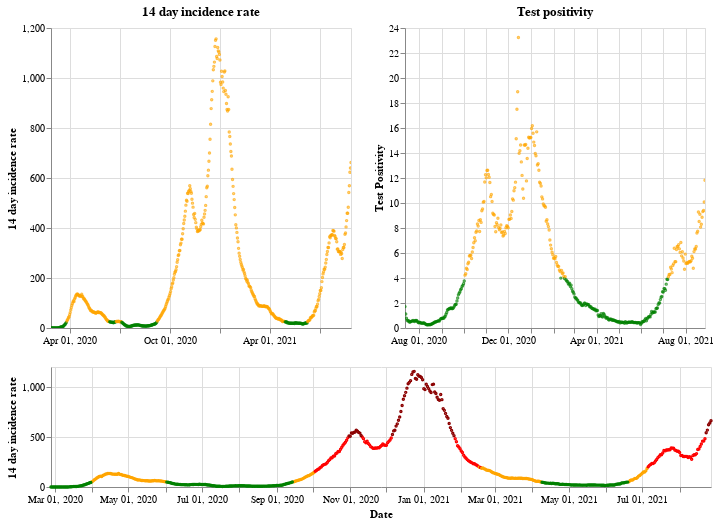

The notebook cell saved with this chart:
### Markdown cell above
## Wales

### Code cell
plot_traffic_light('Wales')

### Figure 1 — Vega-Lite specification as saved in the notebook (floating-point values rounded to 4 significant figures; data arrays with more than 128 entries replaced by an {"elided": "..."} marker saying what was removed)
{"config": {"view": {"continuousWidth": 400, "continuousHeight": 300}}, "vconcat": [{"hconcat": [{"mark": {"type": "point", "size": 2}, "encoding": {"color": {"condition": {"value": "green", "test": "(datum.twoWeeklyCasesRate <= 25)"}, "value": "orange"}, "tooltip": [{"type": "nominal", "field": "areaName"}, {"type": "temporal", "field": "date"}, {"type": "quantitative", "field": "twoWeeklyCasesRate"}, {"type": "quantitative", "field": "testPositivity"}], "x": {"type": "temporal", "axis": {"title": ""}, "field": "date", "scale": {"domain": {"selection": "DateBrush"}}, "timeUnit": "yearmonthdate"}, "y": {"type": "quantitative", "axis": {"title": "14 day incidence rate"}, "field": "twoWeeklyCasesRate"}}, "title": "14 day incidence rate", "width": 300}, {"mark": {"type": "point", "size": 2}, "encoding": {"color": {"condition": {"value": "green", "test": "(datum.testPositivity <= 4)"}, "value": "orange"}, "tooltip": [{"type": "nominal", "field": "areaName"}, {"type": "temporal", "field": "date"}, {"type": "quantitative", "field": "twoWeeklyCasesRate"}, {"type": "quantitative", "field": "testPositivity"}], "x": {"type": "temporal", "axis": {"title": ""}, "field": "date", "scale": {"domain": {"selection": "DateBrush"}}, "timeUnit": "yearmonthdate"}, "y": {"type": "quantitative", "axis": {"title": "Test Positivity"}, "field": "testPositivity"}}, "title": "Test positivity", "width": 300}]}, {"layer": [{"mark": {"type": "point", "size": 2}, "encoding": {"color": {"condition": {"value": "orange", "test": "(((datum.testPositivity < 4) && (datum.twoWeeklyCasesRate >= 50)) && (datum.twoWeeklyCasesRate < 200))"}, "value": "red"}, "opacity": {"condition": {"value": 1, "test": "((datum.twoWeeklyCasesRate >= 50) && (datum.twoWeeklyCasesRate < 500))"}, "value": 0}, "tooltip": [{"type": "nominal", "field": "areaName"}, {"type": "temporal", "field": "date"}, {"type": "quantitative", "field": "twoWeeklyCasesRate"}, {"type": "quantitative", "field": "testPositivity"}], "x": {"type": "temporal", "axis": {"title": "Date"}, "field": "date", "timeUnit": "yearmonthdate"}, "y": {"type": "quantitative", "axis": {"title": "14 day incidence rate"}, "field": "twoWeeklyCasesRate"}}, "selection": {"DateBrush": {"type": "interval", "encodings": ["x"], "fields": ["Time"]}}}, {"mark": {"type": "point", "size": 2}, "encoding": {"color": {"value": "darkred"}, "opacity": {"condition": {"value": 1, "test": "(datum.twoWeeklyCasesRate >= 500)"}, "value": 0}, "tooltip": [{"type": "nominal", "field": "areaName"}, {"type": "temporal", "field": "date"}, {"type": "quantitative", "field": "twoWeeklyCasesRate"}, {"type": "quantitative", "field": "testPositivity"}], "x": {"type": "temporal", "axis": {"title": "Date"}, "field": "date", "timeUnit": "yearmonthdate"}, "y": {"type": "quantitative", "axis": {"title": "14 day incidence rate"}, "field": "twoWeeklyCasesRate"}}}, {"mark": {"type": "point", "size": 2}, "encoding": {"color": {"condition": {"value": "green", "test": "((datum.testPositivity < 4) && (datum.twoWeeklyCasesRate < 50))"}, "value": "orange"}, "opacity": {"condition": {"value": 1, "test": "(datum.twoWeeklyCasesRate < 50)"}, "value": 0}, "tooltip": [{"type": "nominal", "field": "areaName"}, {"type": "temporal", "field": "date"}, {"type": "quantitative", "field": "twoWeeklyCasesRate"}, {"type": "quantitative", "field": "testPositivity"}], "x": {"type": "temporal", "axis": {"title": "Date"}, "field": "date", "timeUnit": "yearmonthdate"}, "y": {"type": "quantitative", "axis": {"title": "14 day incidence rate"}, "field": "twoWeeklyCasesRate"}}}], "height": 120, "width": 660}], "data": {"name": "data-9ecf435bf91536427e63003914372926"}, "$schema": "https://vega.github.io/schema/vega-lite/v4.8.1.json", "datasets": {"data-9ecf435bf91536427e63003914372926": {"elided": "548 records"}}}
